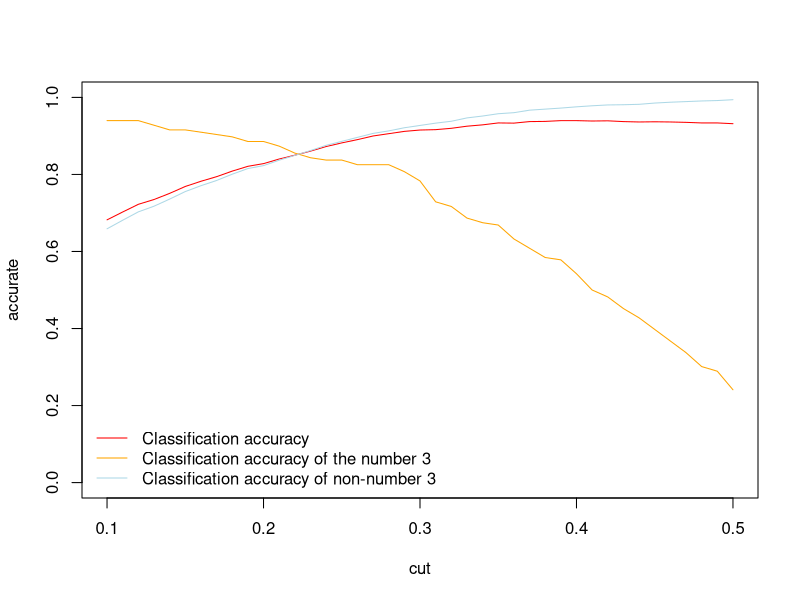
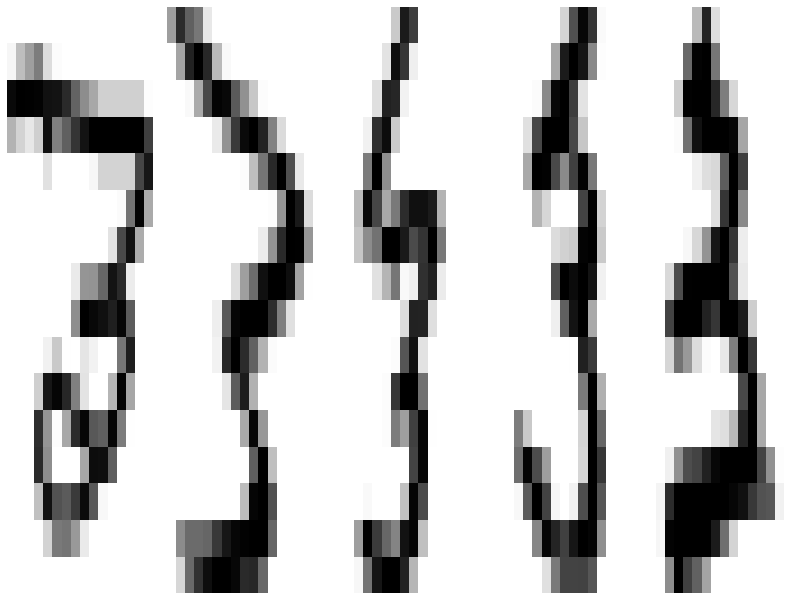

Write R code to recreate these figures, in order.
## ---- chunk 1
knitr::opts_chunk$set(prompt=TRUE, comment='', warning=FALSE, 
                      results="hold")
## ---- chunk 2
setwd("E:/Courses/Computational Statistics/Homework/HW5")

azip <- as.matrix(read.table("azip.csv"))
dzip <- as.matrix(read.table("dzip.csv"))

testzip <- as.matrix(read.table("testzip.csv"))
dtest <- as.matrix(read.table("dtest.csv"))

dim(azip)
dim(dzip)
dim(testzip)
dim(dtest)
## ---- chunk 3
pcr <- function(x_train, y_train, x_test, y_test, cut, k=15) {
  x_train <- as.matrix(x_train)
  y_train <- as.matrix(y_train)
  x_test <- as.matrix(x_test)
  y_test <- as.matrix(y_test)
  
  res_train <- svd(x_train)
  U_train <- res_train$u
  V_train <- res_train$v
  d_train <- res_train$d
  Z_train <- U_train[, 1:k] %*% diag(d_train[1:k], nrow=k)
  train_data <- data.frame(cbind(Z_train, y_train))
  colnames(train_data) <- c("x1", "x2", "x3", "x4", "x5", "x6", "x7", 
                            "x8", "x9", "x10", "x11", "x12", "x13",
                            "x14", "x15", "y")
  m <- lm(y~x1+x2+x3+x4+x5+x6+x7+x8+x9+x10+x11+x12+x13+x14+x15,
          data=train_data)
  res_test <- svd(x_test)
  U_test <- res_test$u
  V_test <- res_test$v
  d_test <- res_test$d
  Z_test <- U_test[, 1:k] %*% diag(d_test[1:k], nrow=k)
  test_data <- data.frame(Z_test)
  colnames(test_data) <- c("x1", "x2", "x3", "x4", "x5", "x6", "x7", 
                           "x8", "x9", "x10", "x11", "x12", "x13",
                           "x14", "x15")
  
  train_fit <- fitted.values(m, data.frame(Z_train))
  p <- as.matrix(predict.lm(m, newdata=test_data) > cut)
  
  n1 <- length(y_test)
  n2 <- sum(y_test)
  n3 <- n1 - n2
  
  i <- 0
  for (j in 1:length(y_test)) {
    if (p[j,] == y_test[j,]) {
      i <- i + 1
    }
  }
  accurate1 <- i/n1
  
  i <- 0
  for (j in 1:length(y_test)) {
    if (p[j,] == TRUE && y_test[j,] == TRUE) {
      i <- i + 1
    }
  }
  accurate2 <- i/n2
  
  i <- 0
  for (j in 1:length(y_test)) {
    if (p[j,] == FALSE && y_test[j,] == FALSE) {
      i <- i + 1
    }
  }
  accurate3 <- i/n3
  
  return(c(accurate1, accurate2, accurate3))
}
res <- pcr(azip, dzip==3, testzip, dtest==3, cut=0.3)
res
## ---- chunk 4
c1 <- c()
c2 <- c()
c3 <- c()
i <- 1
for (cut in seq(0.1, 0.5, 0.01)) {
  res.new <- pcr(azip, dzip==3, testzip, dtest==3, cut=cut)
  c1[i] <- res.new[1]
  c2[i] <- res.new[2]
  c3[i] <- res.new[3]
  i <- i + 1
}

plot(seq(0.1, 0.5, 0.01), c1, type="l", lwd=1, xlab="cut", col="red",
     ylab="accurate", main="", ylim=c(0, 1))
lines(seq(0.1, 0.5, 0.01), c2, col="orange", lwd=1)
lines(seq(0.1, 0.5, 0.01), c3, col="lightblue", lwd=1)
legend("bottomleft", c("Classification accuracy", 
                       "Classification accuracy of the number 3",
                       "Classification accuracy of non-number 3"),
       col=c("red", "orange", "lightblue"), lwd=1, bty="n")
## ---- chunk 5
plot.digit <- function(a) {
  z <- matrix(a, ncol=16)[, 16:1]
  op <- par()
  par(mar=c(0.5, 0.5, 0.5, 0.5), ann=F)
  image(z=z, col=grey(255:0/255), main="", axes=F)
  par(mar=op$mar, ann=op$ann)
}

x_train <- as.matrix(azip)
y_train <- as.matrix(dzip == 3)
x_test <- as.matrix(testzip)
y_test <- as.matrix(dtest == 3)
cut <- 0.3
k <- 15
  
res_train <- svd(x_train)
U_train <- res_train$u
V_train <- res_train$v
d_train <- res_train$d
Z_train <- U_train[, 1:k] %*% diag(d_train[1:k], nrow=k)
train_data <- data.frame(cbind(Z_train, y_train))
colnames(train_data) <- c("x1", "x2", "x3", "x4", "x5", "x6", "x7", 
                          "x8", "x9", "x10", "x11", "x12", "x13",
                          "x14", "x15", "y")
m <- lm(y~x1+x2+x3+x4+x5+x6+x7+x8+x9+x10+x11+x12+x13+x14+x15,
        data=train_data)
res_test <- svd(x_test)
U_test <- res_test$u
V_test <- res_test$v
d_test <- res_test$d
Z_test <- U_test[, 1:k] %*% diag(d_test[1:k], nrow=k)
test_data <- data.frame(Z_test)
colnames(test_data) <- c("x1", "x2", "x3", "x4", "x5", "x6", "x7", 
                         "x8", "x9", "x10", "x11", "x12", "x13",
                         "x14", "x15")
p <- as.matrix(predict.lm(m, newdata=test_data) > cut)
  
c <- c()
i <- 1
for (j in 1:length(y_test)) {
  if (p[j,] == FALSE && y_test[j,] == TRUE) {
    c[i] <- j
    i <- i + 1
  }
}

par(mfrow=c(1, 5))
plot.digit(testzip[c[1],])
plot.digit(testzip[c[2],])
plot.digit(testzip[c[3],])
plot.digit(testzip[c[4],])
plot.digit(testzip[c[5],])
